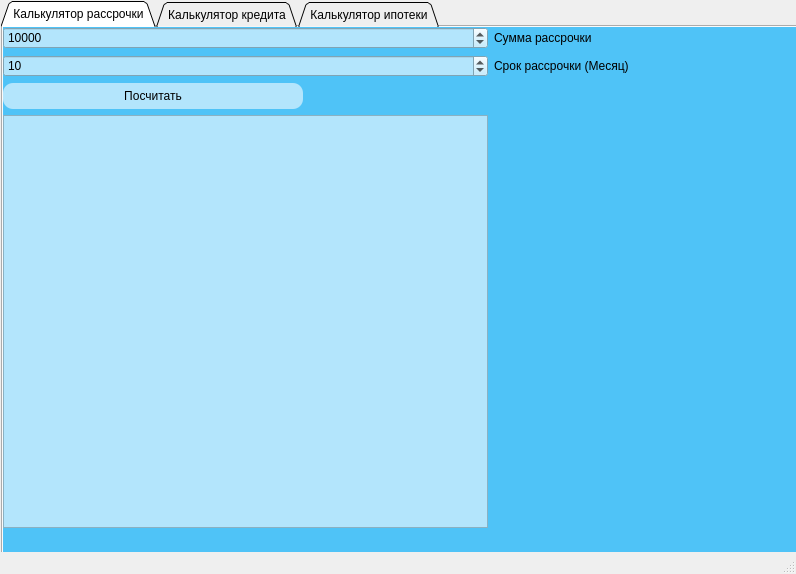
<?xml version="1.0" encoding="UTF-8"?>
<ui version="4.0">
 <class>MainWindow</class>
 <widget class="QMainWindow" name="MainWindow">
  <property name="geometry">
   <rect>
    <x>0</x>
    <y>0</y>
    <width>796</width>
    <height>574</height>
   </rect>
  </property>
  <property name="sizePolicy">
   <sizepolicy hsizetype="Fixed" vsizetype="Fixed">
    <horstretch>0</horstretch>
    <verstretch>0</verstretch>
   </sizepolicy>
  </property>
  <property name="windowTitle">
   <string>MainWindow</string>
  </property>
  <property name="styleSheet">
   <string notr="true">QMainWindow{
background=rgb(255, 170, 0)
}</string>
  </property>
  <widget class="QWidget" name="centralwidget">
   <property name="sizePolicy">
    <sizepolicy hsizetype="Fixed" vsizetype="Fixed">
     <horstretch>0</horstretch>
     <verstretch>0</verstretch>
    </sizepolicy>
   </property>
   <property name="maximumSize">
    <size>
     <width>1200</width>
     <height>764</height>
    </size>
   </property>
   <property name="styleSheet">
    <string notr="true">QMainWindow{
background=rgb(255, 170, 0)
}</string>
   </property>
   <widget class="QTabWidget" name="tabWidget">
    <property name="geometry">
     <rect>
      <x>1</x>
      <y>1</y>
      <width>800</width>
      <height>600</height>
     </rect>
    </property>
    <property name="sizePolicy">
     <sizepolicy hsizetype="Fixed" vsizetype="Fixed">
      <horstretch>0</horstretch>
      <verstretch>0</verstretch>
     </sizepolicy>
    </property>
    <property name="minimumSize">
     <size>
      <width>800</width>
      <height>600</height>
     </size>
    </property>
    <property name="layoutDirection">
     <enum>Qt::LeftToRight</enum>
    </property>
    <property name="styleSheet">
     <string notr="true">QMainWindow{
background=rgb(255, 170, 0)
}</string>
    </property>
    <property name="tabShape">
     <enum>QTabWidget::Triangular</enum>
    </property>
    <property name="currentIndex">
     <number>0</number>
    </property>
    <property name="elideMode">
     <enum>Qt::ElideNone</enum>
    </property>
    <widget class="QWidget" name="tab">
     <property name="sizePolicy">
      <sizepolicy hsizetype="Fixed" vsizetype="Fixed">
       <horstretch>0</horstretch>
       <verstretch>0</verstretch>
      </sizepolicy>
     </property>
     <property name="styleSheet">
      <string notr="true">QWidget {
background:#4fc3f7
}</string>
     </property>
     <attribute name="title">
      <string>Калькулятор рассрочки</string>
     </attribute>
     <widget class="QWidget" name="gridLayoutWidget_3">
      <property name="geometry">
       <rect>
        <x>0</x>
        <y>0</y>
        <width>791</width>
        <height>521</height>
       </rect>
      </property>
      <layout class="QGridLayout" name="gridLayout_3">
       <item row="0" column="1">
        <widget class="QLabel" name="label_10">
         <property name="text">
          <string>Сумма рассрочки</string>
         </property>
        </widget>
       </item>
       <item row="1" column="1">
        <widget class="QLabel" name="label_9">
         <property name="text">
          <string>Срок рассрочки (Месяц)</string>
         </property>
        </widget>
       </item>
       <item row="1" column="0">
        <widget class="QSpinBox" name="installmentsPeriod">
         <property name="styleSheet">
          <string notr="true">QWidget {
background:#b3e5fc
}</string>
         </property>
         <property name="maximum">
          <number>999999</number>
         </property>
         <property name="value">
          <number>10</number>
         </property>
        </widget>
       </item>
       <item row="0" column="0">
        <widget class="QSpinBox" name="installmentsSum">
         <property name="styleSheet">
          <string notr="true">QWidget {
background:#b3e5fc
}</string>
         </property>
         <property name="maximum">
          <number>999999999</number>
         </property>
         <property name="singleStep">
          <number>1000</number>
         </property>
         <property name="value">
          <number>10000</number>
         </property>
        </widget>
       </item>
       <item row="4" column="0">
        <widget class="QLabel" name="ResultLabel_3">
         <property name="text">
          <string/>
         </property>
        </widget>
       </item>
       <item row="2" column="0">
        <widget class="QPushButton" name="installmentsCalcButton">
         <property name="sizePolicy">
          <sizepolicy hsizetype="Minimum" vsizetype="Maximum">
           <horstretch>0</horstretch>
           <verstretch>0</verstretch>
          </sizepolicy>
         </property>
         <property name="maximumSize">
          <size>
           <width>300</width>
           <height>16777215</height>
          </size>
         </property>
         <property name="styleSheet">
          <string notr="true">QPushButton {
background:#b3e5fc;
border-radius: 10px;
padding: 6px;

}
</string>
         </property>
         <property name="text">
          <string>Посчитать</string>
         </property>
        </widget>
       </item>
       <item row="3" column="1">
        <widget class="QLabel" name="label_12">
         <property name="minimumSize">
          <size>
           <width>300</width>
           <height>0</height>
          </size>
         </property>
         <property name="text">
          <string/>
         </property>
        </widget>
       </item>
       <item row="3" column="0">
        <widget class="QPlainTextEdit" name="plainTextEdit_3">
         <property name="styleSheet">
          <string notr="true">QWidget {
background:#b3e5fc
}</string>
         </property>
         <property name="readOnly">
          <bool>true</bool>
         </property>
        </widget>
       </item>
      </layout>
     </widget>
    </widget>
    <widget class="QWidget" name="tab_2">
     <property name="sizePolicy">
      <sizepolicy hsizetype="Fixed" vsizetype="Fixed">
       <horstretch>0</horstretch>
       <verstretch>0</verstretch>
      </sizepolicy>
     </property>
     <property name="styleSheet">
      <string notr="true">QWidget {
background:#ac68cc
}</string>
     </property>
     <attribute name="title">
      <string>Калькулятор кредита</string>
     </attribute>
     <widget class="QWidget" name="gridLayoutWidget_2">
      <property name="geometry">
       <rect>
        <x>0</x>
        <y>0</y>
        <width>791</width>
        <height>521</height>
       </rect>
      </property>
      <layout class="QGridLayout" name="gridLayout_2">
       <item row="2" column="1">
        <widget class="QLabel" name="label_5">
         <property name="text">
          <string>Срок кредита (Месяц)</string>
         </property>
        </widget>
       </item>
       <item row="0" column="1">
        <widget class="QLabel" name="label_6">
         <property name="text">
          <string>Сумма кредита</string>
         </property>
        </widget>
       </item>
       <item row="1" column="1">
        <widget class="QLabel" name="label_7">
         <property name="text">
          <string>Процентная ставка (Месяц)</string>
         </property>
        </widget>
       </item>
       <item row="1" column="0">
        <widget class="QDoubleSpinBox" name="loanInterestRate">
         <property name="styleSheet">
          <string notr="true">QWidget {
background:#d6b4e7
}</string>
         </property>
         <property name="singleStep">
          <double>0.100000000000000</double>
         </property>
         <property name="value">
          <double>10.000000000000000</double>
         </property>
        </widget>
       </item>
       <item row="2" column="0">
        <widget class="QSpinBox" name="loanPeriod">
         <property name="styleSheet">
          <string notr="true">QWidget {
background:#d6b4e7
}</string>
         </property>
         <property name="maximum">
          <number>999999</number>
         </property>
         <property name="value">
          <number>10</number>
         </property>
        </widget>
       </item>
       <item row="3" column="1">
        <widget class="QRadioButton" name="radioButton_3">
         <property name="text">
          <string>Аннуитетный</string>
         </property>
         <property name="checked">
          <bool>true</bool>
         </property>
        </widget>
       </item>
       <item row="4" column="0">
        <widget class="QPushButton" name="loanCalcButton">
         <property name="sizePolicy">
          <sizepolicy hsizetype="Minimum" vsizetype="Maximum">
           <horstretch>0</horstretch>
           <verstretch>0</verstretch>
          </sizepolicy>
         </property>
         <property name="maximumSize">
          <size>
           <width>300</width>
           <height>16777215</height>
          </size>
         </property>
         <property name="styleSheet">
          <string notr="true">QPushButton {
border-radius: 10px;
padding: 6px;
background:#d6b4e7
}</string>
         </property>
         <property name="text">
          <string>Посчитать</string>
         </property>
        </widget>
       </item>
       <item row="3" column="0">
        <widget class="QRadioButton" name="radioButton_4">
         <property name="text">
          <string>Дифферинциальный</string>
         </property>
         <property name="checked">
          <bool>false</bool>
         </property>
        </widget>
       </item>
       <item row="6" column="0">
        <widget class="QLabel" name="ResultLabel_2">
         <property name="text">
          <string/>
         </property>
        </widget>
       </item>
       <item row="5" column="0">
        <widget class="QPlainTextEdit" name="plainTextEdit_2">
         <property name="styleSheet">
          <string notr="true">QWidget {
background:#d6b4e7
}</string>
         </property>
         <property name="readOnly">
          <bool>true</bool>
         </property>
        </widget>
       </item>
       <item row="5" column="1">
        <widget class="QLabel" name="label_8">
         <property name="minimumSize">
          <size>
           <width>300</width>
           <height>0</height>
          </size>
         </property>
         <property name="text">
          <string/>
         </property>
        </widget>
       </item>
       <item row="0" column="0">
        <widget class="QSpinBox" name="loanSum">
         <property name="styleSheet">
          <string notr="true">QWidget {
background:#d6b4e7
}</string>
         </property>
         <property name="maximum">
          <number>999999999</number>
         </property>
         <property name="singleStep">
          <number>1000</number>
         </property>
         <property name="value">
          <number>10000</number>
         </property>
        </widget>
       </item>
      </layout>
     </widget>
    </widget>
    <widget class="QWidget" name="tab_3">
     <property name="sizePolicy">
      <sizepolicy hsizetype="Fixed" vsizetype="Fixed">
       <horstretch>0</horstretch>
       <verstretch>0</verstretch>
      </sizepolicy>
     </property>
     <property name="styleSheet">
      <string notr="true">QWidget {
background:#4fc3f7
}</string>
     </property>
     <attribute name="title">
      <string>Калькулятор ипотеки</string>
     </attribute>
     <widget class="QWidget" name="gridLayoutWidget">
      <property name="geometry">
       <rect>
        <x>0</x>
        <y>0</y>
        <width>791</width>
        <height>521</height>
       </rect>
      </property>
      <layout class="QGridLayout" name="gridLayout">
       <item row="2" column="1">
        <widget class="QLabel" name="label_3">
         <property name="text">
          <string>Срок ипотеки (Месяц)</string>
         </property>
        </widget>
       </item>
       <item row="0" column="1">
        <widget class="QLabel" name="label">
         <property name="text">
          <string>Сумма ипотеки</string>
         </property>
        </widget>
       </item>
       <item row="1" column="1">
        <widget class="QLabel" name="label_2">
         <property name="text">
          <string>Процентная ставка (Месяц)</string>
         </property>
        </widget>
       </item>
       <item row="1" column="0">
        <widget class="QDoubleSpinBox" name="mortgageInterestRate">
         <property name="styleSheet">
          <string notr="true">QWidget {
background:#b3e5fc
}</string>
         </property>
         <property name="singleStep">
          <double>0.100000000000000</double>
         </property>
         <property name="value">
          <double>10.000000000000000</double>
         </property>
        </widget>
       </item>
       <item row="2" column="0">
        <widget class="QSpinBox" name="mortgagePeriod">
         <property name="styleSheet">
          <string notr="true">QWidget {
background:#b3e5fc
}</string>
         </property>
         <property name="maximum">
          <number>999999</number>
         </property>
         <property name="value">
          <number>10</number>
         </property>
        </widget>
       </item>
       <item row="0" column="0">
        <widget class="QSpinBox" name="mortgageSum">
         <property name="styleSheet">
          <string notr="true">QWidget {
background:#b3e5fc
}</string>
         </property>
         <property name="maximum">
          <number>999999999</number>
         </property>
         <property name="singleStep">
          <number>1000</number>
         </property>
         <property name="value">
          <number>10000</number>
         </property>
        </widget>
       </item>
       <item row="3" column="1">
        <widget class="QRadioButton" name="radioButton_2">
         <property name="text">
          <string>Аннуитетный</string>
         </property>
         <property name="checked">
          <bool>true</bool>
         </property>
        </widget>
       </item>
       <item row="4" column="0">
        <widget class="QPushButton" name="mortgageCalcButton">
         <property name="sizePolicy">
          <sizepolicy hsizetype="Minimum" vsizetype="Maximum">
           <horstretch>0</horstretch>
           <verstretch>0</verstretch>
          </sizepolicy>
         </property>
         <property name="maximumSize">
          <size>
           <width>300</width>
           <height>16777215</height>
          </size>
         </property>
         <property name="styleSheet">
          <string notr="true">QPushButton {
border-radius: 10px;
padding: 6px;
background:#b3e5fc
}</string>
         </property>
         <property name="text">
          <string>Посчитать</string>
         </property>
        </widget>
       </item>
       <item row="3" column="0">
        <widget class="QRadioButton" name="radioButton">
         <property name="text">
          <string>Дифферинциальный</string>
         </property>
         <property name="checked">
          <bool>false</bool>
         </property>
        </widget>
       </item>
       <item row="6" column="0">
        <widget class="QLabel" name="ResultLabel">
         <property name="text">
          <string/>
         </property>
        </widget>
       </item>
       <item row="5" column="0">
        <widget class="QPlainTextEdit" name="plainTextEdit">
         <property name="styleSheet">
          <string notr="true">QWidget {
background:#b3e5fc
}</string>
         </property>
         <property name="readOnly">
          <bool>true</bool>
         </property>
        </widget>
       </item>
       <item row="5" column="1">
        <widget class="QLabel" name="label_4">
         <property name="minimumSize">
          <size>
           <width>300</width>
           <height>0</height>
          </size>
         </property>
         <property name="text">
          <string/>
         </property>
        </widget>
       </item>
      </layout>
     </widget>
    </widget>
   </widget>
  </widget>
  <widget class="QMenuBar" name="menubar">
   <property name="geometry">
    <rect>
     <x>0</x>
     <y>0</y>
     <width>796</width>
     <height>18</height>
    </rect>
   </property>
  </widget>
  <widget class="QStatusBar" name="statusbar"/>
 </widget>
 <resources/>
 <connections/>
</ui>
